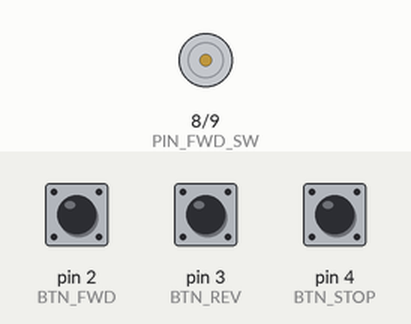
A sketch run on a simulated Arduino Uno, built with avr-gcc and run on an emulated ATmega328P. On the bench: motor-driver pin pairs drawn as motors (green arrow = first pin HIGH = forward, orange = second pin HIGH = backward, longer = more drive). The inputs (shaded band) are chosen by the test bench; at power-on: pin 2 (BTN_FWD) HIGH, pin 3 (BTN_REV) HIGH, pin 4 (BTN_STOP) HIGH.

Above: at 1.2 s.
1.3 s: pin 2 (BTN_FWD) pulled LOW for 0.15 s
At 2.1 s:
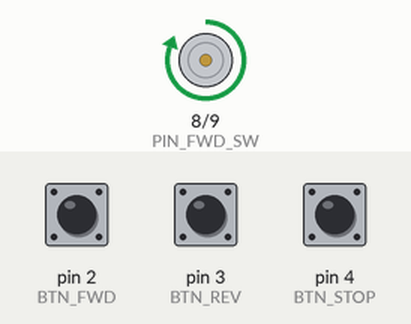
2.9 s: pin 3 (BTN_REV) pulled LOW for 0.15 s
At 3.4 s:
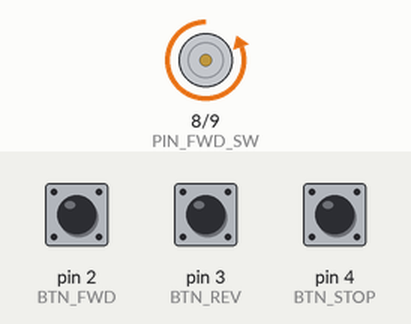
4.5 s: pin 2 (BTN_FWD) pulled LOW for 1 s
At 5.8 s:
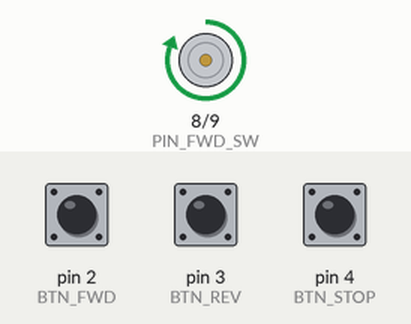
7.0 s: pin 3 (BTN_REV) pulled LOW for 1 s
At 7.7 s:
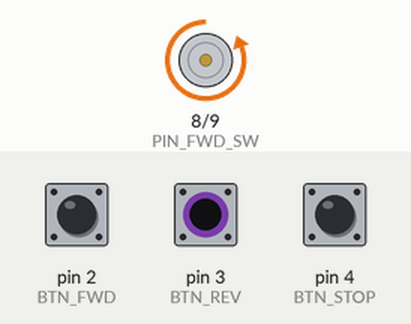
Timing chart, 0 to 10.0 s (numbered marks = the images above; inputs shaded):
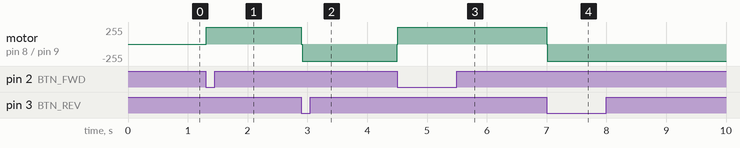

The sketch:

gemini-medium.ino
```cpp
const uint8_t PIN_FWD_SW = 8;
const uint8_t PIN_REV_SW = 9;

const uint8_t BTN_FWD = 2;
const uint8_t BTN_REV = 3;
const uint8_t BTN_STOP = 4;

enum MotorState { STOPPED, FORWARD, REVERSE };
MotorState currentState = STOPPED;

void setMotor(MotorState newState) {
  if (newState == currentState) return;

  // Break-before-make: turn both switches off first to prevent shoot-through
  digitalWrite(PIN_FWD_SW, LOW);
  digitalWrite(PIN_REV_SW, LOW);

  if (newState != STOPPED) {
    delay(10); // Dead-time for transistor turn-off
    if (newState == FORWARD) {
      digitalWrite(PIN_FWD_SW, HIGH);
    } else if (newState == REVERSE) {
      digitalWrite(PIN_REV_SW, HIGH);
    }
  }

  currentState = newState;
}

void setup() {
  digitalWrite(PIN_FWD_SW, LOW);
  digitalWrite(PIN_REV_SW, LOW);
  pinMode(PIN_FWD_SW, OUTPUT);
  pinMode(PIN_REV_SW, OUTPUT);

  pinMode(BTN_FWD, INPUT_PULLUP);
  pinMode(BTN_REV, INPUT_PULLUP);
  pinMode(BTN_STOP, INPUT_PULLUP);
}

void loop() {
  bool stopPressed = (digitalRead(BTN_STOP) == LOW);
  bool fwdPressed  = (digitalRead(BTN_FWD) == LOW);
  bool revPressed  = (digitalRead(BTN_REV) == LOW);

  if (stopPressed || (fwdPressed && revPressed)) {
    setMotor(STOPPED);
  } else if (fwdPressed) {
    setMotor(FORWARD);
  } else if (revPressed) {
    setMotor(REVERSE);
  }
}
```

Measured:
- after the input at 1.3 s, motor on pin 8 (PIN_FWD_SW) / pin 9 (PIN_REV_SW): stopped → forward 255/255 at once
- after the input at 2.9 s, motor on pin 8 (PIN_FWD_SW) / pin 9 (PIN_REV_SW): forward 255/255 → backward 255/255 at once
- after the input at 4.5 s, motor on pin 8 (PIN_FWD_SW) / pin 9 (PIN_REV_SW): backward 255/255 → forward 255/255 at once
- after the input at 7.0 s, motor on pin 8 (PIN_FWD_SW) / pin 9 (PIN_REV_SW): forward 255/255 → backward 255/255 at once
